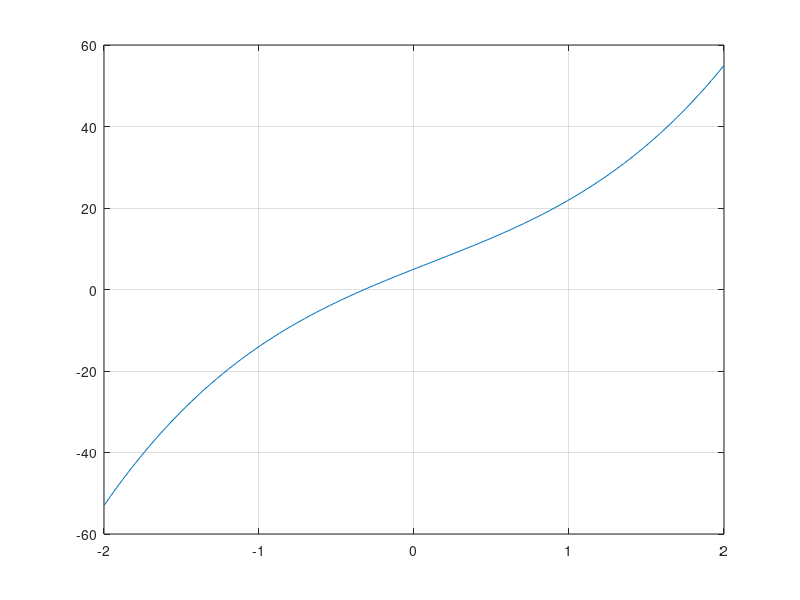
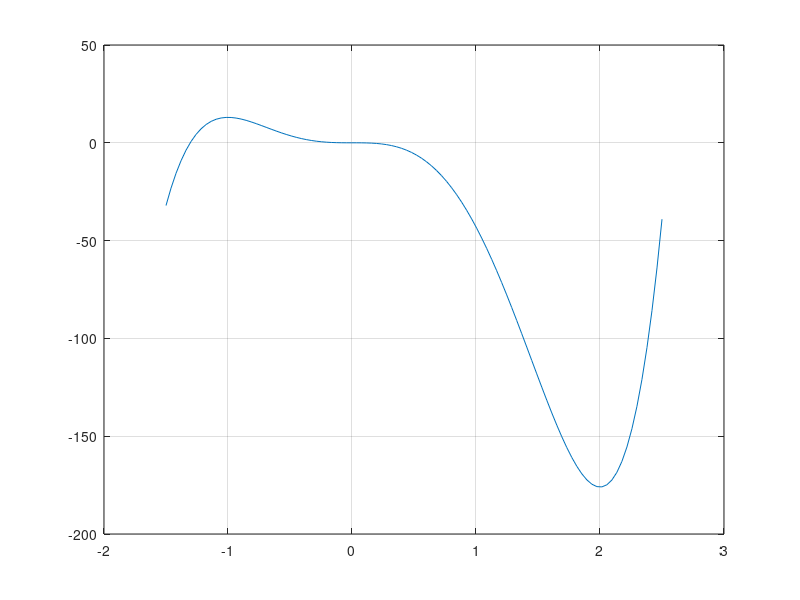
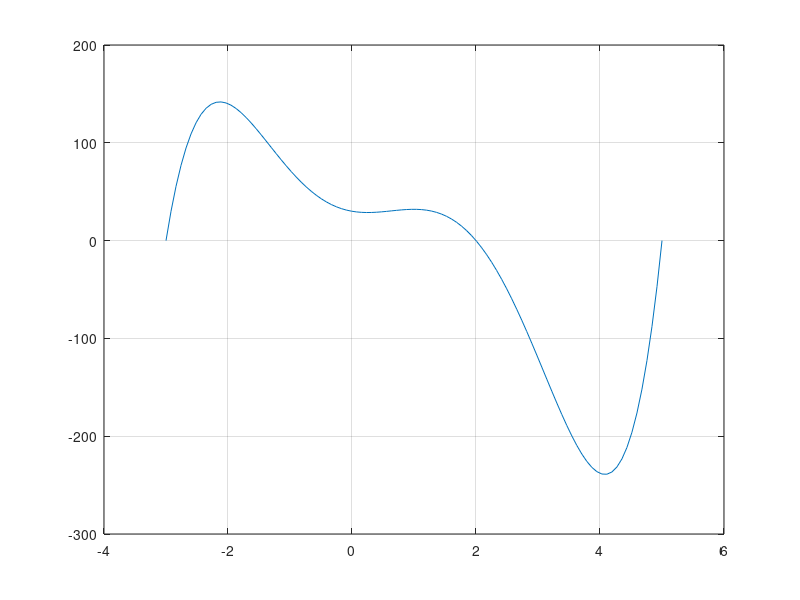

Write the MATLAB code that produced these figures, in order.
% Esercizio 04

% Dati
p = [3 -1 15 5];
xp = [-2 2];
q = [12 -15 -40 0 0 0];
xq = [-1.5 2.5];
w = [1 -4 -10 26 -11 30];
xw = [-3 5];

% Richieste
figure(1)
pder = polyder(p);
proots = roots(pder)
x = linspace(xp(1), xp(2));
plot(x, polyval(p,x))
grid on

figure(2)
qder = polyder(q);
qroots = roots(qder)
x = linspace(xq(1), xq(2));
plot(x, polyval(q,x))
grid on

figure(3)
wder = polyder(w);
wroots = roots(wder)
x = linspace(xw(1), xw(2));
plot(x, polyval(w,x))
grid on
